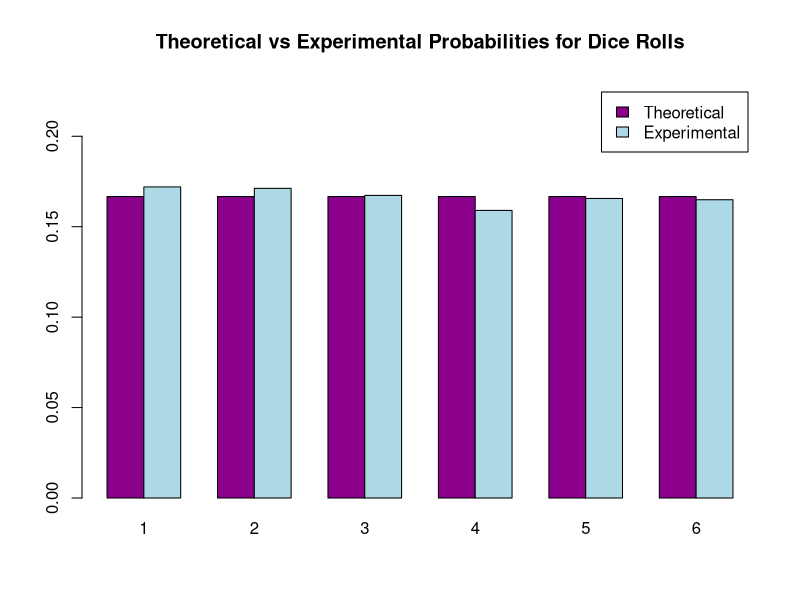

Recreate this plot in R.
##### CALCULATING THE PROBABILITIES FOR ROLLING THE DICE 1000 TIMES. 
trials = 10000
set.seed(123)
dice_rolls = sample(1:6, size=trials, replace=TRUE)
dice_rolls  



##### CREATING THE FREQUENCY TABLE ##### 
freq = table(dice_rolls)
freq 





##### CALCULATING THE PROBABILITIES FOR BOTH THE CASES ##### 

## 1. EXPERIMENTAL PROBABILITY  ## 
experimental = table(dice_rolls)/trials 
experimental 


## 2. THEORETICAL PROBABILTY ## 
theoretical = rep(1/6, 6)
theoretical 


## 3. CREATING DATAFRAME ## 
result = data.frame(Experimental_Probabilty = experimental, 
                    Theroetical_Probability = theoretical)
View(result)

result1 = data.frame(Theoretical_Probability = result$Theoretical_Probability, Experimental_Probability = result$Experimental_Probability.Freq) 


## 4. PLOTTING THE RESULTS ## 
barplot(rbind(theoretical, experimental), beside=TRUE,
        col = c("darkmagenta", "lightblue"),
        names.arg = 1:6,
        ylim = c(0, 0.23),
        legend = c("Theoretical", "Experimental"),
        main = "Theoretical vs Experimental Probabilities for Dice Rolls")
                     
                     
                     
                     
                     
                
